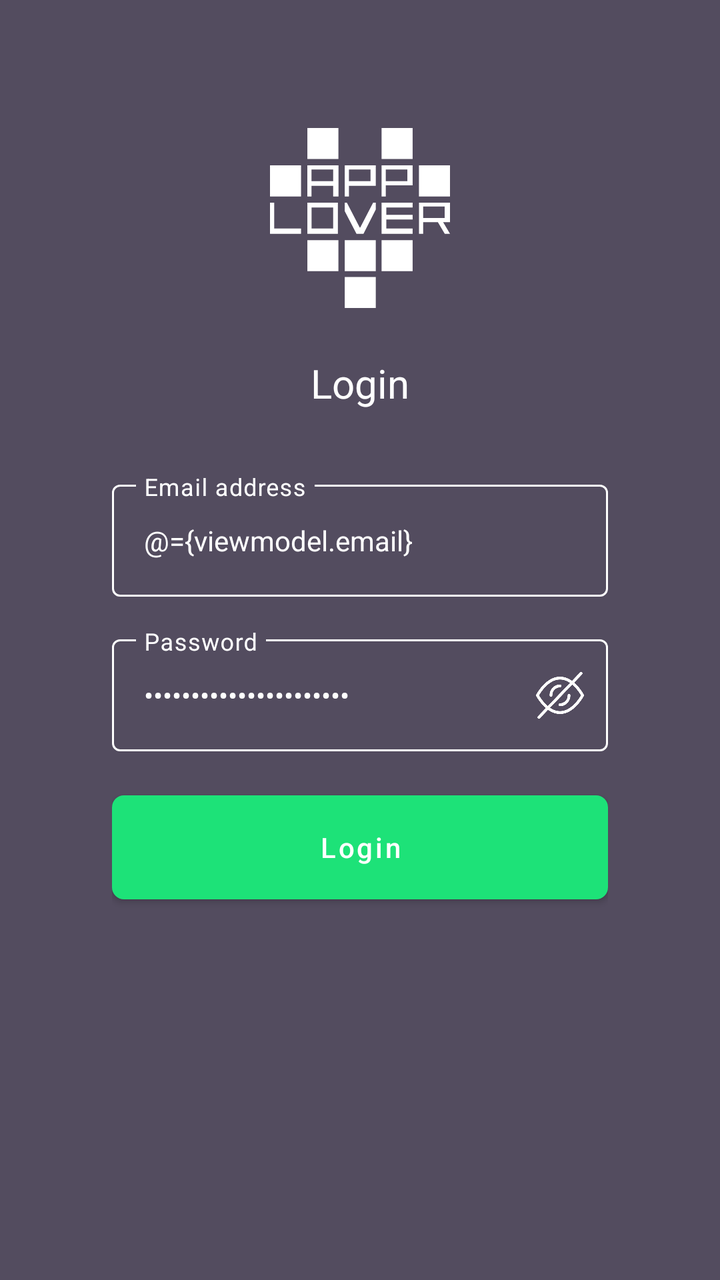
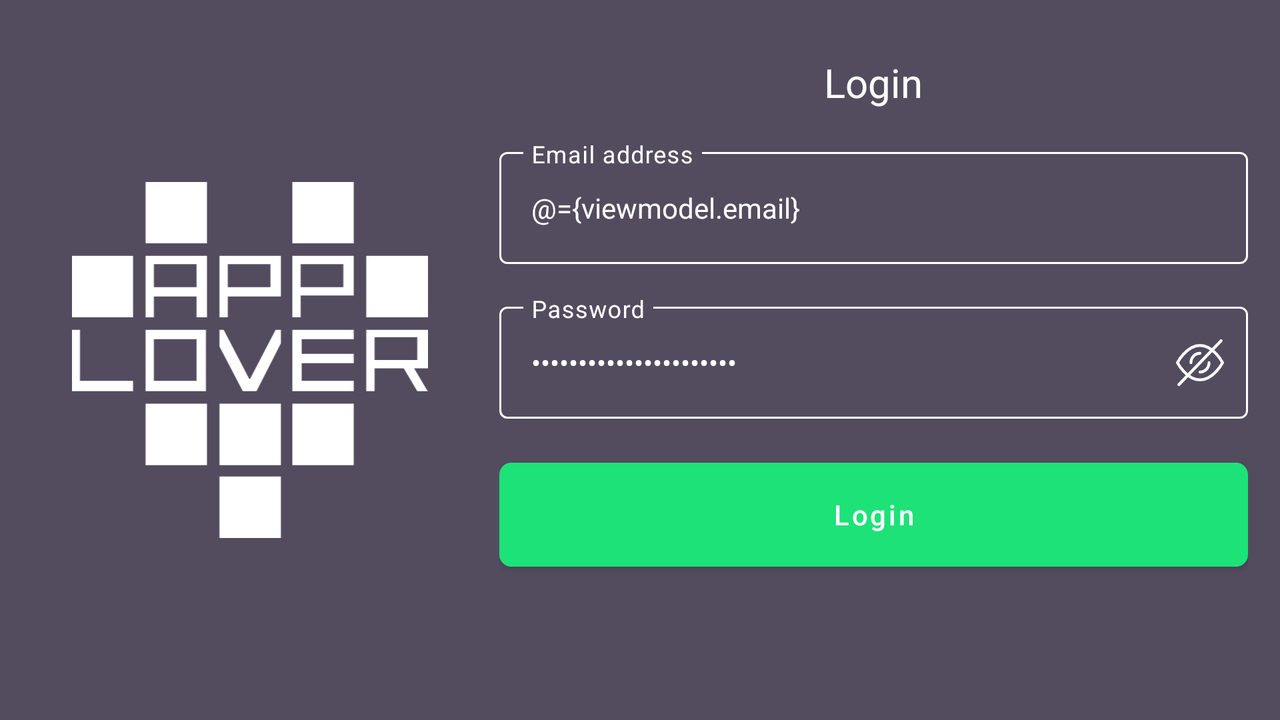

Two renders of one Android screen. The first uses the default layout on a phone; the second uses the alternative layout the repository ships for a different screen configuration, on a matching device. The two XML files are below.
<!-- AndroidManifest.xml: application theme Base.Applover -->
<!-- res/layout/fragment_login.xml -->
<?xml version="1.0" encoding="utf-8"?>
<layout>
	<data>
		<variable name="viewmodel"
		          type="com.applover.markiz.ui.login.LoginViewModel"/>
	</data>

<androidx.constraintlayout.widget.ConstraintLayout
		xmlns:android="http://schemas.android.com/apk/res/android"
		xmlns:tools="http://schemas.android.com/tools"
		xmlns:app="http://schemas.android.com/apk/res-auto"
		android:layout_width="match_parent"
		android:layout_height="match_parent"
		android:background="@color/colorBackground"
		tools:context=".ui.login.LoginActivity">

	<ImageView
			android:id="@+id/imageview_login_logo"
			android:layout_width="match_parent"
			android:layout_height="0dp"
			app:layout_constraintDimensionRatio="H,4:1"
			android:src="@drawable/all_logo_24dp"
			app:layout_constraintStart_toStartOf="parent"
			app:layout_constraintTop_toTopOf="parent"
			app:layout_constraintEnd_toEndOf="parent"
			android:layout_marginTop="64dp"
			app:layout_constraintBottom_toTopOf="@id/textview_login_info"
			tools:ignore="ContentDescription"/>

	<TextView
			android:id="@+id/textview_login_info"
			android:layout_width="wrap_content"
			android:layout_height="wrap_content"
			android:text="@string/login_login"
			android:textSize="@dimen/H6"
			android:textColor="@color/colorSecondary"
			android:layout_marginTop="24dp"
			app:layout_constraintTop_toBottomOf="@id/imageview_login_logo"
			app:layout_constraintStart_toStartOf="parent"
			app:layout_constraintEnd_toEndOf="parent"/>

	<LinearLayout
			android:id="@+id/linearlayout_login_layout"
			android:layout_width="match_parent"
			android:layout_height="wrap_content"
			app:layout_constraintTop_toBottomOf="@id/textview_login_info"
			app:layout_constraintStart_toStartOf="parent"
			app:layout_constraintEnd_toEndOf="parent"
			android:layout_marginTop="32dp"
			android:layout_marginStart="56dp"
			android:layout_marginEnd="56dp"
			android:orientation="vertical">

		<com.google.android.material.textfield.TextInputLayout
				android:id="@+id/textinputlayout_login_email"
				android:layout_width="match_parent"
				android:layout_height="wrap_content"
				android:hint="@string/login_email"
				style="@style/Widget.Applover.TextInputLayout">

			<com.google.android.material.textfield.TextInputEditText
					android:id="@+id/edittext_login_email"
					android:layout_width="match_parent"
					android:layout_height="@dimen/TextInputEditTextHeight"
					android:text="@={viewmodel.email}"
					android:inputType="textEmailAddress"
					style="@style/Theme.Applover.TextInputEditText"/>
		</com.google.android.material.textfield.TextInputLayout>

		<com.google.android.material.textfield.TextInputLayout
				android:id="@+id/textinputlayout_login_password"
				android:layout_width="match_parent"
				android:layout_height="wrap_content"
				android:layout_marginTop="16dp"
				android:hint="@string/login_password"
				style="@style/Widget.Applover.TextInputLayout"
				app:passwordToggleDrawable="@drawable/login_selector_preview"
				app:passwordToggleEnabled="true"
				app:passwordToggleTint="@color/colorSecondary">

			<com.google.android.material.textfield.TextInputEditText
					android:id="@+id/edittext_login_password"
					android:layout_width="match_parent"
					android:layout_height="@dimen/TextInputEditTextHeight"
					android:text="@={viewmodel.password}"
					android:inputType="textPassword"
					style="@style/Theme.Applover.TextInputEditText"/>
		</com.google.android.material.textfield.TextInputLayout>


		<com.google.android.material.button.MaterialButton
				android:id="@+id/button_login_login"
				android:layout_width="match_parent"
				android:layout_height="@dimen/ButtonHeight"
				android:text="@string/login_login"
				android:layout_marginTop="16dp"
				style="@style/Theme.Applover.Button"/>
	</LinearLayout>
</androidx.constraintlayout.widget.ConstraintLayout>
</layout>
<!-- resources referenced by this layout -->
<resources>
  <color name="colorBackground">#534C5F</color>
  <color name="colorSecondary">#FFFFFF</color>
  <dimen name="ButtonHeight">64dp</dimen>
  <dimen name="H6">20sp</dimen>
  <dimen name="TextInputEditTextHeight">56dp</dimen>
  <!-- drawable login_selector_preview (drawable) -->
  <?xml version="1.0" encoding="utf-8"?>
  <selector xmlns:android="http://schemas.android.com/apk/res/android">
  	<item android:state_checked="false"
  	      android:drawable="@drawable/login_hide_preview_secondary_24dp" />
  	<item android:drawable="@drawable/login_show_preview_secondary_24dp" />
  </selector>
  <string name="login_email">Email address</string>
  <string name="login_login">Login</string>
  <string name="login_password">Password</string>
  <style name="Theme.Applover.Button" parent="Widget.MaterialComponents.Button">
  		<item name="cornerRadius">@dimen/cornerRadius</item>
  		<item name="android:textAllCaps">false</item>
  	</style>
  <style name="Theme.Applover.TextInputEditText" parent="Base.Applover">
  		<item name="android:textColor">@color/colorSecondary</item>
  	</style>
  <style name="Widget.Applover.TextInputLayout" parent="Widget.MaterialComponents.TextInputLayout.OutlinedBox.Dense">
  		<item name="boxStrokeColor">@color/colorSecondary</item>
  		<item name="boxStrokeWidth">@dimen/boxStrokeWidth</item>
  		<item name="hintTextColor">@color/colorSecondary</item>
  		<item name="errorTextColor">@color/colorPrimary</item>
  		<item name="android:textColorHint">@color/colorSecondary</item>
  	</style>
  <style name="Base.Applover" parent="Theme.MaterialComponents.Light.NoActionBar">
  		<item name="colorPrimary">@color/colorPrimary</item>
  		<item name="colorPrimaryDark">@color/colorPrimaryDark</item>
  		<item name="colorSecondary">@color/colorSecondary</item>
  		<item name="colorControlHighlight">@color/colorPrimary</item>
  	</style>
  <!-- drawable login_show_preview_secondary_24dp (drawable) -->
  <vector android:height="18dp" android:viewportHeight="12.733"
      android:viewportWidth="17" android:width="24dp" xmlns:android="http://schemas.android.com/apk/res/android">
      <path android:fillColor="#00000000"
          android:pathData="M0.5,6.367S3.7,0.5 8.5,0.5s8,5.867 8,5.867 -3.2,5.867 -8,5.867S0.5,6.367 0.5,6.367Z"
          android:strokeColor="@color/colorSecondary" android:strokeLineCap="round"
          android:strokeLineJoin="round" android:strokeWidth="1"/>
      <path android:fillColor="#00000000"
          android:pathData="M8.5,6.367m-2.667,0a2.667,2.667 0,1 1,5.334 0a2.667,2.667 0,1 1,-5.334 0"
          android:strokeColor="@color/colorSecondary" android:strokeLineCap="round"
          android:strokeLineJoin="round" android:strokeWidth="1"/>
  </vector>
  <dimen name="cornerRadius">6dp</dimen>
  <dimen name="boxStrokeWidth">1dp</dimen>
  <color name="colorPrimary">#1DE278</color>
  <color name="colorPrimaryDark">#000000</color>
</resources>
<!-- res/layout-land/fragment_login.xml (the repository's variant of the layout above) -->
<!-- drawn on the phone turned sideways -->
<?xml version="1.0" encoding="utf-8"?>
<layout>
	<data>
		<variable name="viewmodel"
		          type="com.applover.markiz.ui.login.LoginViewModel"/>
	</data>
	<androidx.constraintlayout.widget.ConstraintLayout
			xmlns:android="http://schemas.android.com/apk/res/android"
			xmlns:tools="http://schemas.android.com/tools"
			xmlns:app="http://schemas.android.com/apk/res-auto"
			android:layout_width="match_parent"
			android:layout_height="match_parent"
			android:background="@color/colorBackground"
			tools:context=".ui.login.LoginActivity">

		<ImageView
				android:id="@+id/imageview_login_logo"
				android:layout_width="0dp"
				android:layout_height="0dp"
				app:layout_constraintDimensionRatio="H,1.4:1"
				android:src="@drawable/all_logo_24dp"
				app:layout_constraintLeft_toLeftOf="parent"
				app:layout_constraintTop_toTopOf="parent"
				app:layout_constraintBottom_toBottomOf="parent"
				app:layout_constraintHorizontal_weight="4"
				app:layout_constraintRight_toLeftOf="@id/linearlayout_login_layout"
				tools:ignore="ContentDescription"/>

		<TextView
				android:id="@+id/textview_login_info"
				android:layout_width="wrap_content"
				android:layout_height="wrap_content"
				android:text="@string/login_login"
				android:textSize="@dimen/H6"
				android:textColor="@color/colorSecondary"
				android:layout_margin="16dp"
				app:layout_constraintBottom_toTopOf="@id/linearlayout_login_layout"
				app:layout_constraintLeft_toLeftOf="@id/linearlayout_login_layout"
				app:layout_constraintRight_toRightOf="@id/linearlayout_login_layout"/>

		<LinearLayout
				android:id="@+id/linearlayout_login_layout"
				android:layout_width="0dp"
				android:layout_height="wrap_content"
				app:layout_constraintTop_toTopOf="parent"
				app:layout_constraintBottom_toBottomOf="parent"
				app:layout_constraintLeft_toRightOf="@id/imageview_login_logo"
				app:layout_constraintRight_toRightOf="parent"
				app:layout_constraintHorizontal_weight="6"
				android:orientation="vertical"
				android:layout_marginEnd="16dp"
				android:layout_marginStart="0dp">

			<com.google.android.material.textfield.TextInputLayout
					android:id="@+id/textinputlayout_login_email"
					android:layout_width="match_parent"
					android:layout_height="wrap_content"
					android:hint="@string/login_email"
					style="@style/Widget.Applover.TextInputLayout">

				<com.google.android.material.textfield.TextInputEditText
						android:id="@+id/edittext_login_email"
						android:layout_width="match_parent"
						android:layout_height="@dimen/TextInputEditTextHeight"
						android:text="@={viewmodel.email}"
						android:inputType="textEmailAddress"
						style="@style/Theme.Applover.TextInputEditText"/>
			</com.google.android.material.textfield.TextInputLayout>

			<com.google.android.material.textfield.TextInputLayout
					android:id="@+id/textinputlayout_login_password"
					android:layout_width="match_parent"
					android:layout_height="wrap_content"
					android:layout_marginTop="16dp"
					android:hint="@string/login_password"
					style="@style/Widget.Applover.TextInputLayout"
					app:passwordToggleDrawable="@drawable/login_selector_preview"
					app:passwordToggleEnabled="true"
					app:passwordToggleTint="@color/colorSecondary">

				<com.google.android.material.textfield.TextInputEditText
						android:id="@+id/edittext_login_password"
						android:layout_width="match_parent"
						android:layout_height="@dimen/TextInputEditTextHeight"
						android:text="@={viewmodel.password}"
						android:inputType="textPassword"
						style="@style/Theme.Applover.TextInputEditText"/>
			</com.google.android.material.textfield.TextInputLayout>


			<com.google.android.material.button.MaterialButton
					android:id="@+id/button_login_login"
					android:layout_width="match_parent"
					android:layout_height="@dimen/ButtonHeight"
					android:text="@string/login_login"
					android:layout_marginTop="16dp"
					style="@style/Theme.Applover.Button"/>
		</LinearLayout>
	</androidx.constraintlayout.widget.ConstraintLayout>
</layout>
